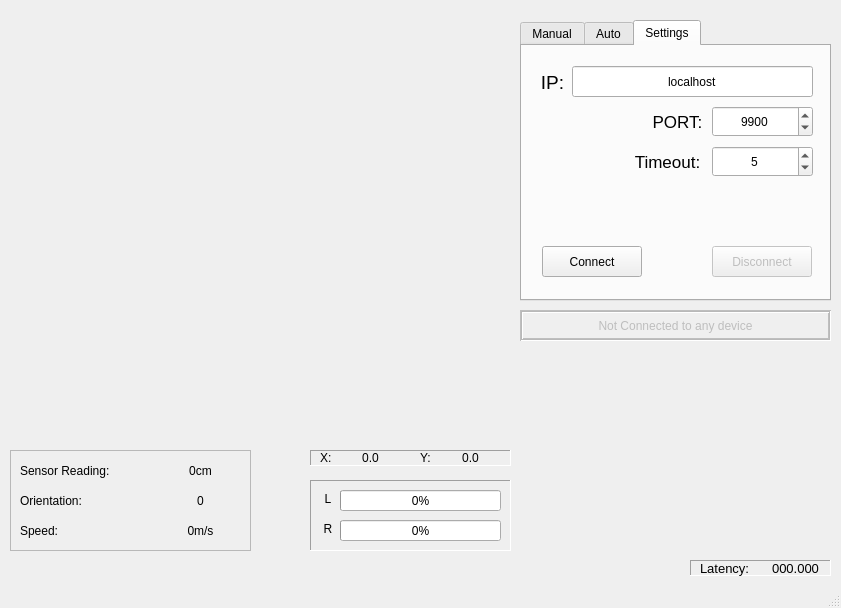
<?xml version="1.0" encoding="UTF-8"?>
<ui version="4.0">
 <class>MainWindow</class>
 <widget class="QMainWindow" name="MainWindow">
  <property name="geometry">
   <rect>
    <x>0</x>
    <y>0</y>
    <width>841</width>
    <height>608</height>
   </rect>
  </property>
  <property name="windowTitle">
   <string>Car Basic ESP32 Host Panel</string>
  </property>
  <property name="documentMode">
   <bool>false</bool>
  </property>
  <property name="tabShape">
   <enum>QTabWidget::Rounded</enum>
  </property>
  <widget class="QWidget" name="centralwidget">
   <widget class="QFrame" name="frame_pwm">
    <property name="geometry">
     <rect>
      <x>310</x>
      <y>480</y>
      <width>201</width>
      <height>71</height>
     </rect>
    </property>
    <property name="frameShape">
     <enum>QFrame::Panel</enum>
    </property>
    <property name="frameShadow">
     <enum>QFrame::Sunken</enum>
    </property>
    <widget class="QLabel" name="pwm_R_label">
     <property name="geometry">
      <rect>
       <x>10</x>
       <y>40</y>
       <width>16</width>
       <height>17</height>
      </rect>
     </property>
     <property name="text">
      <string>R</string>
     </property>
     <property name="alignment">
      <set>Qt::AlignCenter</set>
     </property>
    </widget>
    <widget class="QProgressBar" name="pwm_L_value">
     <property name="geometry">
      <rect>
       <x>30</x>
       <y>10</y>
       <width>161</width>
       <height>21</height>
      </rect>
     </property>
     <property name="maximum">
      <number>100</number>
     </property>
     <property name="value">
      <number>0</number>
     </property>
     <property name="format">
      <string>%p%</string>
     </property>
    </widget>
    <widget class="QProgressBar" name="pwm_R_value">
     <property name="geometry">
      <rect>
       <x>30</x>
       <y>40</y>
       <width>161</width>
       <height>21</height>
      </rect>
     </property>
     <property name="maximum">
      <number>100</number>
     </property>
     <property name="value">
      <number>0</number>
     </property>
     <property name="format">
      <string>%p%</string>
     </property>
    </widget>
    <widget class="QLabel" name="pwm_L_label">
     <property name="geometry">
      <rect>
       <x>10</x>
       <y>10</y>
       <width>16</width>
       <height>17</height>
      </rect>
     </property>
     <property name="text">
      <string>L</string>
     </property>
     <property name="alignment">
      <set>Qt::AlignCenter</set>
     </property>
    </widget>
   </widget>
   <widget class="QFrame" name="frame_position">
    <property name="geometry">
     <rect>
      <x>310</x>
      <y>450</y>
      <width>201</width>
      <height>16</height>
     </rect>
    </property>
    <property name="frameShape">
     <enum>QFrame::Panel</enum>
    </property>
    <property name="frameShadow">
     <enum>QFrame::Sunken</enum>
    </property>
    <widget class="QLabel" name="position_X_label">
     <property name="geometry">
      <rect>
       <x>10</x>
       <y>0</y>
       <width>16</width>
       <height>16</height>
      </rect>
     </property>
     <property name="text">
      <string>X:</string>
     </property>
    </widget>
    <widget class="QLabel" name="position_Y_label">
     <property name="geometry">
      <rect>
       <x>110</x>
       <y>0</y>
       <width>16</width>
       <height>16</height>
      </rect>
     </property>
     <property name="text">
      <string>Y:</string>
     </property>
    </widget>
    <widget class="QLabel" name="position_X_value">
     <property name="geometry">
      <rect>
       <x>30</x>
       <y>0</y>
       <width>61</width>
       <height>16</height>
      </rect>
     </property>
     <property name="text">
      <string>0.0</string>
     </property>
     <property name="alignment">
      <set>Qt::AlignCenter</set>
     </property>
    </widget>
    <widget class="QLabel" name="position_Y_value">
     <property name="geometry">
      <rect>
       <x>130</x>
       <y>0</y>
       <width>61</width>
       <height>16</height>
      </rect>
     </property>
     <property name="text">
      <string>0.0</string>
     </property>
     <property name="alignment">
      <set>Qt::AlignCenter</set>
     </property>
    </widget>
   </widget>
   <widget class="QFrame" name="frame_details">
    <property name="geometry">
     <rect>
      <x>10</x>
      <y>450</y>
      <width>241</width>
      <height>101</height>
     </rect>
    </property>
    <property name="frameShape">
     <enum>QFrame::StyledPanel</enum>
    </property>
    <property name="frameShadow">
     <enum>QFrame::Raised</enum>
    </property>
    <widget class="QLabel" name="speed_label">
     <property name="geometry">
      <rect>
       <x>10</x>
       <y>70</y>
       <width>68</width>
       <height>21</height>
      </rect>
     </property>
     <property name="text">
      <string>Speed:</string>
     </property>
    </widget>
    <widget class="QLabel" name="sensor_reading_label">
     <property name="geometry">
      <rect>
       <x>10</x>
       <y>10</y>
       <width>111</width>
       <height>21</height>
      </rect>
     </property>
     <property name="text">
      <string>Sensor Reading:</string>
     </property>
    </widget>
    <widget class="QLabel" name="speed_value">
     <property name="geometry">
      <rect>
       <x>150</x>
       <y>70</y>
       <width>81</width>
       <height>21</height>
      </rect>
     </property>
     <property name="text">
      <string>0m/s</string>
     </property>
     <property name="alignment">
      <set>Qt::AlignCenter</set>
     </property>
    </widget>
    <widget class="QLabel" name="orientation_value">
     <property name="geometry">
      <rect>
       <x>150</x>
       <y>40</y>
       <width>81</width>
       <height>21</height>
      </rect>
     </property>
     <property name="text">
      <string>0</string>
     </property>
     <property name="alignment">
      <set>Qt::AlignCenter</set>
     </property>
    </widget>
    <widget class="QLabel" name="sensor_reading_value">
     <property name="geometry">
      <rect>
       <x>150</x>
       <y>10</y>
       <width>81</width>
       <height>21</height>
      </rect>
     </property>
     <property name="text">
      <string>0cm</string>
     </property>
     <property name="alignment">
      <set>Qt::AlignCenter</set>
     </property>
    </widget>
    <widget class="QLabel" name="orientation_label">
     <property name="geometry">
      <rect>
       <x>10</x>
       <y>40</y>
       <width>91</width>
       <height>21</height>
      </rect>
     </property>
     <property name="text">
      <string>Orientation:</string>
     </property>
    </widget>
   </widget>
   <widget class="QTabWidget" name="controls_widget">
    <property name="geometry">
     <rect>
      <x>520</x>
      <y>20</y>
      <width>311</width>
      <height>281</height>
     </rect>
    </property>
    <property name="tabPosition">
     <enum>QTabWidget::North</enum>
    </property>
    <property name="tabShape">
     <enum>QTabWidget::Rounded</enum>
    </property>
    <property name="currentIndex">
     <number>2</number>
    </property>
    <property name="elideMode">
     <enum>Qt::ElideNone</enum>
    </property>
    <property name="documentMode">
     <bool>false</bool>
    </property>
    <property name="tabsClosable">
     <bool>false</bool>
    </property>
    <property name="movable">
     <bool>false</bool>
    </property>
    <widget class="QWidget" name="controls_manual">
     <attribute name="title">
      <string>Manual</string>
     </attribute>
     <widget class="QPushButton" name="controls_button_motor_start_stop">
      <property name="geometry">
       <rect>
        <x>170</x>
        <y>70</y>
        <width>101</width>
        <height>81</height>
       </rect>
      </property>
      <property name="font">
       <font>
        <weight>75</weight>
        <italic>false</italic>
        <bold>true</bold>
        <strikeout>false</strikeout>
       </font>
      </property>
      <property name="autoFillBackground">
       <bool>false</bool>
      </property>
      <property name="text">
       <string>START</string>
      </property>
      <property name="checkable">
       <bool>false</bool>
      </property>
     </widget>
     <widget class="QFrame" name="frame_controls_pwm">
      <property name="geometry">
       <rect>
        <x>20</x>
        <y>10</y>
        <width>101</width>
        <height>221</height>
       </rect>
      </property>
      <property name="frameShape">
       <enum>QFrame::Panel</enum>
      </property>
      <property name="frameShadow">
       <enum>QFrame::Raised</enum>
      </property>
      <property name="lineWidth">
       <number>2</number>
      </property>
      <widget class="QLabel" name="controls_pwm_L_label">
       <property name="geometry">
        <rect>
         <x>20</x>
         <y>190</y>
         <width>21</width>
         <height>17</height>
        </rect>
       </property>
       <property name="text">
        <string>L</string>
       </property>
       <property name="alignment">
        <set>Qt::AlignCenter</set>
       </property>
      </widget>
      <widget class="QLabel" name="controls_pwm_R_label">
       <property name="geometry">
        <rect>
         <x>60</x>
         <y>190</y>
         <width>21</width>
         <height>17</height>
        </rect>
       </property>
       <property name="text">
        <string>R</string>
       </property>
       <property name="alignment">
        <set>Qt::AlignCenter</set>
       </property>
      </widget>
      <widget class="QLabel" name="frame_controls_pwm_label">
       <property name="geometry">
        <rect>
         <x>0</x>
         <y>10</y>
         <width>101</width>
         <height>17</height>
        </rect>
       </property>
       <property name="text">
        <string>PWM</string>
       </property>
       <property name="scaledContents">
        <bool>false</bool>
       </property>
       <property name="alignment">
        <set>Qt::AlignBottom|Qt::AlignHCenter</set>
       </property>
       <property name="wordWrap">
        <bool>false</bool>
       </property>
      </widget>
      <widget class="QSlider" name="controls_pwm_R">
       <property name="geometry">
        <rect>
         <x>60</x>
         <y>30</y>
         <width>21</width>
         <height>161</height>
        </rect>
       </property>
       <property name="minimum">
        <number>0</number>
       </property>
       <property name="maximum">
        <number>100</number>
       </property>
       <property name="pageStep">
        <number>10</number>
       </property>
       <property name="value">
        <number>0</number>
       </property>
       <property name="sliderPosition">
        <number>0</number>
       </property>
       <property name="tracking">
        <bool>true</bool>
       </property>
       <property name="orientation">
        <enum>Qt::Vertical</enum>
       </property>
       <property name="invertedAppearance">
        <bool>false</bool>
       </property>
       <property name="invertedControls">
        <bool>false</bool>
       </property>
       <property name="tickPosition">
        <enum>QSlider::TicksBothSides</enum>
       </property>
       <property name="tickInterval">
        <number>10</number>
       </property>
      </widget>
      <widget class="QSlider" name="controls_pwm_L">
       <property name="geometry">
        <rect>
         <x>20</x>
         <y>30</y>
         <width>21</width>
         <height>161</height>
        </rect>
       </property>
       <property name="maximum">
        <number>100</number>
       </property>
       <property name="pageStep">
        <number>10</number>
       </property>
       <property name="value">
        <number>0</number>
       </property>
       <property name="sliderPosition">
        <number>0</number>
       </property>
       <property name="tracking">
        <bool>true</bool>
       </property>
       <property name="orientation">
        <enum>Qt::Vertical</enum>
       </property>
       <property name="invertedAppearance">
        <bool>false</bool>
       </property>
       <property name="invertedControls">
        <bool>false</bool>
       </property>
       <property name="tickPosition">
        <enum>QSlider::TicksBothSides</enum>
       </property>
       <property name="tickInterval">
        <number>10</number>
       </property>
      </widget>
     </widget>
    </widget>
    <widget class="QWidget" name="controls_auto">
     <attribute name="title">
      <string>Auto</string>
     </attribute>
     <widget class="QPushButton" name="controls_button_motor_F">
      <property name="geometry">
       <rect>
        <x>140</x>
        <y>30</y>
        <width>71</width>
        <height>61</height>
       </rect>
      </property>
      <property name="font">
       <font>
        <family>Ubuntu Mono</family>
        <pointsize>13</pointsize>
        <weight>75</weight>
        <bold>true</bold>
       </font>
      </property>
      <property name="text">
       <string>F</string>
      </property>
      <property name="checkable">
       <bool>true</bool>
      </property>
      <property name="checked">
       <bool>false</bool>
      </property>
      <property name="autoExclusive">
       <bool>false</bool>
      </property>
      <property name="default">
       <bool>false</bool>
      </property>
     </widget>
     <widget class="QPushButton" name="controls_button_motor_B">
      <property name="geometry">
       <rect>
        <x>140</x>
        <y>150</y>
        <width>71</width>
        <height>61</height>
       </rect>
      </property>
      <property name="font">
       <font>
        <family>Ubuntu Mono</family>
        <pointsize>13</pointsize>
        <weight>75</weight>
        <bold>true</bold>
       </font>
      </property>
      <property name="text">
       <string>B</string>
      </property>
      <property name="checkable">
       <bool>true</bool>
      </property>
     </widget>
     <widget class="QPushButton" name="controls_button_motor_R">
      <property name="geometry">
       <rect>
        <x>210</x>
        <y>90</y>
        <width>71</width>
        <height>61</height>
       </rect>
      </property>
      <property name="font">
       <font>
        <family>Ubuntu Mono</family>
        <pointsize>13</pointsize>
        <weight>75</weight>
        <bold>true</bold>
       </font>
      </property>
      <property name="text">
       <string>R</string>
      </property>
      <property name="checkable">
       <bool>true</bool>
      </property>
      <property name="checked">
       <bool>false</bool>
      </property>
      <property name="autoExclusive">
       <bool>false</bool>
      </property>
      <property name="autoDefault">
       <bool>false</bool>
      </property>
      <property name="default">
       <bool>false</bool>
      </property>
      <property name="flat">
       <bool>false</bool>
      </property>
     </widget>
     <widget class="QPushButton" name="controls_button_motor_L">
      <property name="geometry">
       <rect>
        <x>70</x>
        <y>90</y>
        <width>71</width>
        <height>61</height>
       </rect>
      </property>
      <property name="font">
       <font>
        <family>Ubuntu Mono</family>
        <pointsize>13</pointsize>
        <weight>75</weight>
        <bold>true</bold>
       </font>
      </property>
      <property name="text">
       <string>L</string>
      </property>
      <property name="checkable">
       <bool>true</bool>
      </property>
     </widget>
     <widget class="QPushButton" name="controls_button_motor_FR">
      <property name="geometry">
       <rect>
        <x>210</x>
        <y>30</y>
        <width>71</width>
        <height>61</height>
       </rect>
      </property>
      <property name="font">
       <font>
        <family>Ubuntu Mono</family>
        <pointsize>13</pointsize>
        <weight>75</weight>
        <bold>true</bold>
       </font>
      </property>
      <property name="text">
       <string>FR</string>
      </property>
      <property name="checkable">
       <bool>true</bool>
      </property>
      <property name="checked">
       <bool>false</bool>
      </property>
      <property name="autoExclusive">
       <bool>false</bool>
      </property>
     </widget>
     <widget class="QPushButton" name="controls_button_motor_FL">
      <property name="geometry">
       <rect>
        <x>70</x>
        <y>30</y>
        <width>71</width>
        <height>61</height>
       </rect>
      </property>
      <property name="font">
       <font>
        <family>Ubuntu Mono</family>
        <pointsize>13</pointsize>
        <weight>75</weight>
        <bold>true</bold>
       </font>
      </property>
      <property name="text">
       <string>FL</string>
      </property>
      <property name="checkable">
       <bool>true</bool>
      </property>
     </widget>
     <widget class="QPushButton" name="controls_button_motor_BL">
      <property name="geometry">
       <rect>
        <x>70</x>
        <y>150</y>
        <width>71</width>
        <height>61</height>
       </rect>
      </property>
      <property name="font">
       <font>
        <family>Ubuntu Mono</family>
        <pointsize>13</pointsize>
        <weight>75</weight>
        <bold>true</bold>
       </font>
      </property>
      <property name="text">
       <string>BL</string>
      </property>
      <property name="checkable">
       <bool>true</bool>
      </property>
     </widget>
     <widget class="QPushButton" name="controls_button_motor_BR">
      <property name="geometry">
       <rect>
        <x>210</x>
        <y>150</y>
        <width>71</width>
        <height>61</height>
       </rect>
      </property>
      <property name="font">
       <font>
        <family>Ubuntu Mono</family>
        <pointsize>13</pointsize>
        <weight>75</weight>
        <bold>true</bold>
       </font>
      </property>
      <property name="text">
       <string>BR</string>
      </property>
      <property name="checkable">
       <bool>true</bool>
      </property>
     </widget>
     <widget class="QPushButton" name="controls_auto_button_motor_stop">
      <property name="geometry">
       <rect>
        <x>140</x>
        <y>90</y>
        <width>71</width>
        <height>61</height>
       </rect>
      </property>
      <property name="font">
       <font>
        <family>Ubuntu Mono</family>
        <pointsize>16</pointsize>
        <weight>75</weight>
        <bold>true</bold>
       </font>
      </property>
      <property name="text">
       <string>STOP</string>
      </property>
      <property name="checkable">
       <bool>false</bool>
      </property>
      <property name="checked">
       <bool>false</bool>
      </property>
      <property name="autoExclusive">
       <bool>false</bool>
      </property>
      <property name="default">
       <bool>false</bool>
      </property>
     </widget>
     <widget class="QSlider" name="controls_auto_pwm">
      <property name="geometry">
       <rect>
        <x>20</x>
        <y>30</y>
        <width>21</width>
        <height>181</height>
       </rect>
      </property>
      <property name="maximum">
       <number>100</number>
      </property>
      <property name="pageStep">
       <number>10</number>
      </property>
      <property name="value">
       <number>0</number>
      </property>
      <property name="sliderPosition">
       <number>0</number>
      </property>
      <property name="tracking">
       <bool>true</bool>
      </property>
      <property name="orientation">
       <enum>Qt::Vertical</enum>
      </property>
      <property name="invertedAppearance">
       <bool>false</bool>
      </property>
      <property name="invertedControls">
       <bool>false</bool>
      </property>
      <property name="tickPosition">
       <enum>QSlider::TicksBothSides</enum>
      </property>
      <property name="tickInterval">
       <number>10</number>
      </property>
     </widget>
     <widget class="QLabel" name="controls_auto_pwm_label">
      <property name="geometry">
       <rect>
        <x>0</x>
        <y>10</y>
        <width>61</width>
        <height>17</height>
       </rect>
      </property>
      <property name="text">
       <string>PWM</string>
      </property>
      <property name="scaledContents">
       <bool>false</bool>
      </property>
      <property name="alignment">
       <set>Qt::AlignBottom|Qt::AlignHCenter</set>
      </property>
      <property name="wordWrap">
       <bool>false</bool>
      </property>
     </widget>
    </widget>
    <widget class="QWidget" name="controls_settings">
     <attribute name="title">
      <string>Settings</string>
     </attribute>
     <widget class="QLineEdit" name="controls_settings_ip_value">
      <property name="enabled">
       <bool>true</bool>
      </property>
      <property name="geometry">
       <rect>
        <x>50</x>
        <y>20</y>
        <width>241</width>
        <height>31</height>
       </rect>
      </property>
      <property name="text">
       <string>localhost</string>
      </property>
      <property name="alignment">
       <set>Qt::AlignCenter</set>
      </property>
     </widget>
     <widget class="QPushButton" name="controls_settings_button_disconnect">
      <property name="enabled">
       <bool>false</bool>
      </property>
      <property name="geometry">
       <rect>
        <x>190</x>
        <y>200</y>
        <width>100</width>
        <height>31</height>
       </rect>
      </property>
      <property name="text">
       <string>Disconnect</string>
      </property>
     </widget>
     <widget class="QLabel" name="controls_settings_ip_label">
      <property name="geometry">
       <rect>
        <x>20</x>
        <y>26</y>
        <width>21</width>
        <height>21</height>
       </rect>
      </property>
      <property name="font">
       <font>
        <pointsize>14</pointsize>
       </font>
      </property>
      <property name="text">
       <string>IP:</string>
      </property>
      <property name="alignment">
       <set>Qt::AlignCenter</set>
      </property>
     </widget>
     <widget class="QLabel" name="controls_settings_port_label">
      <property name="geometry">
       <rect>
        <x>130</x>
        <y>60</y>
        <width>51</width>
        <height>31</height>
       </rect>
      </property>
      <property name="font">
       <font>
        <pointsize>13</pointsize>
       </font>
      </property>
      <property name="text">
       <string>PORT:</string>
      </property>
      <property name="alignment">
       <set>Qt::AlignCenter</set>
      </property>
     </widget>
     <widget class="QPushButton" name="controls_settings_button_connect">
      <property name="geometry">
       <rect>
        <x>20</x>
        <y>200</y>
        <width>100</width>
        <height>31</height>
       </rect>
      </property>
      <property name="text">
       <string>Connect</string>
      </property>
     </widget>
     <widget class="QSpinBox" name="controls_settings_port_value">
      <property name="geometry">
       <rect>
        <x>190</x>
        <y>60</y>
        <width>101</width>
        <height>31</height>
       </rect>
      </property>
      <property name="wrapping">
       <bool>false</bool>
      </property>
      <property name="frame">
       <bool>true</bool>
      </property>
      <property name="alignment">
       <set>Qt::AlignCenter</set>
      </property>
      <property name="readOnly">
       <bool>false</bool>
      </property>
      <property name="accelerated">
       <bool>false</bool>
      </property>
      <property name="maximum">
       <number>65535</number>
      </property>
      <property name="value">
       <number>9900</number>
      </property>
     </widget>
     <widget class="QLabel" name="controls_settings_port_label_2">
      <property name="geometry">
       <rect>
        <x>110</x>
        <y>100</y>
        <width>71</width>
        <height>31</height>
       </rect>
      </property>
      <property name="font">
       <font>
        <pointsize>13</pointsize>
       </font>
      </property>
      <property name="text">
       <string>Timeout:</string>
      </property>
      <property name="alignment">
       <set>Qt::AlignCenter</set>
      </property>
     </widget>
     <widget class="QSpinBox" name="controls_settings_timeout_value">
      <property name="geometry">
       <rect>
        <x>190</x>
        <y>100</y>
        <width>101</width>
        <height>31</height>
       </rect>
      </property>
      <property name="wrapping">
       <bool>false</bool>
      </property>
      <property name="frame">
       <bool>true</bool>
      </property>
      <property name="alignment">
       <set>Qt::AlignCenter</set>
      </property>
      <property name="readOnly">
       <bool>false</bool>
      </property>
      <property name="accelerated">
       <bool>false</bool>
      </property>
      <property name="maximum">
       <number>60</number>
      </property>
      <property name="value">
       <number>5</number>
      </property>
     </widget>
    </widget>
   </widget>
   <widget class="QWidget" name="panel_canvas" native="true">
    <property name="geometry">
     <rect>
      <x>10</x>
      <y>10</y>
      <width>501</width>
      <height>431</height>
     </rect>
    </property>
   </widget>
   <widget class="QLabel" name="connection_status_label">
    <property name="enabled">
     <bool>false</bool>
    </property>
    <property name="geometry">
     <rect>
      <x>520</x>
      <y>310</y>
      <width>311</width>
      <height>31</height>
     </rect>
    </property>
    <property name="frameShape">
     <enum>QFrame::Box</enum>
    </property>
    <property name="frameShadow">
     <enum>QFrame::Sunken</enum>
    </property>
    <property name="lineWidth">
     <number>1</number>
    </property>
    <property name="midLineWidth">
     <number>1</number>
    </property>
    <property name="text">
     <string>Not Connected to any device</string>
    </property>
    <property name="alignment">
     <set>Qt::AlignCenter</set>
    </property>
   </widget>
   <widget class="QFrame" name="frame_network_latency">
    <property name="geometry">
     <rect>
      <x>690</x>
      <y>560</y>
      <width>141</width>
      <height>16</height>
     </rect>
    </property>
    <property name="frameShape">
     <enum>QFrame::Panel</enum>
    </property>
    <property name="frameShadow">
     <enum>QFrame::Sunken</enum>
    </property>
    <widget class="QLabel" name="network_latency_label">
     <property name="geometry">
      <rect>
       <x>10</x>
       <y>0</y>
       <width>61</width>
       <height>16</height>
      </rect>
     </property>
     <property name="font">
      <font>
       <pointsize>10</pointsize>
      </font>
     </property>
     <property name="text">
      <string>Latency:</string>
     </property>
    </widget>
    <widget class="QLabel" name="network_latency_value">
     <property name="geometry">
      <rect>
       <x>70</x>
       <y>0</y>
       <width>71</width>
       <height>16</height>
      </rect>
     </property>
     <property name="font">
      <font>
       <pointsize>10</pointsize>
      </font>
     </property>
     <property name="text">
      <string>000.000</string>
     </property>
     <property name="alignment">
      <set>Qt::AlignCenter</set>
     </property>
    </widget>
   </widget>
   <zorder>panel_canvas</zorder>
   <zorder>frame_details</zorder>
   <zorder>frame_pwm</zorder>
   <zorder>frame_position</zorder>
   <zorder>controls_widget</zorder>
   <zorder>connection_status_label</zorder>
   <zorder>frame_network_latency</zorder>
  </widget>
  <widget class="QStatusBar" name="statusbar"/>
  <action name="actionExit">
   <property name="enabled">
    <bool>true</bool>
   </property>
   <property name="text">
    <string>Exit</string>
   </property>
   <property name="softKeyRole">
    <enum>QAction::NoSoftKey</enum>
   </property>
  </action>
 </widget>
 <resources/>
 <connections/>
</ui>
